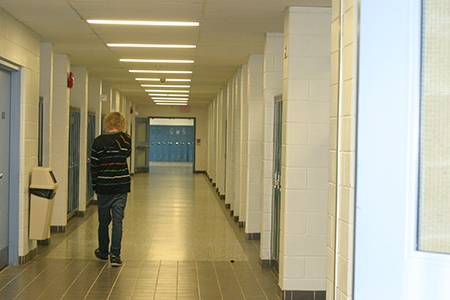
//> input picture testface.jpg, 450 x 300 px
$ ./process   (built with g++ and OpenCV 4)
//> lines starting //> are read from the running program, lines starting //| are printed output that depends on the picture; after the words box and inside, x2 and y2 are one past the last pixel; in counts of white or black regions, pixels touching at a corner belong together
//
//  main.cpp
//  Opencvtest
//
//  Created by Naveen Mysore on 9/10/16.
//  Copyright © 2016 naveen_mysore. All rights reserved.
//

#include "curl/curl.h"
#include <iostream>
#include <vector>
using namespace std;
#include <opencv2/opencv.hpp>
#include "opencv2/objdetect/objdetect.hpp"
#include <stdlib.h>

using namespace cv;

#define streamip "http://192.168.1.2:8080/"
#define harr "/Users/naveenmysore/Documents/dronemov/haarcascade_frontalface_alt2.xml"
#define harr_upper "/Users/naveenmysore/Documents/dronemov/haarcascade_upperbody.xml"
#define testface "/Users/naveenmysore/Documents/dronemov/testface.jpg"
//#define harr "http://pngimg.com/upload/face_PNG11759.png"
//#define streamip "http://pngimg.com/upload/small/parrot_PNG722.png"


// curl section
size_t write_data(char *ptr, size_t size, size_t nmemb, void *userdata)
{
    vector<uchar> *stream = (vector<uchar>*)userdata;
    size_t count = size * nmemb;
    stream->insert(stream->end(), ptr, ptr + count);
    return count;
}

//function to retrieve the image as cv::Mat data type
cv::Mat curlImg(const char *img_url, int timeout=10)
{
    vector<uchar> stream;
    CURL *curl = curl_easy_init();
    curl_easy_setopt(curl, CURLOPT_URL, img_url); //the img url
    curl_easy_setopt(curl, CURLOPT_WRITEFUNCTION, write_data); // pass the writefunction
    curl_easy_setopt(curl, CURLOPT_WRITEDATA, &stream); // pass the stream ptr to the writefunction
    curl_easy_setopt(curl, CURLOPT_TIMEOUT, timeout); // timeout if curl_easy hangs,
    curl_easy_perform(curl); // start curl
    curl_easy_cleanup(curl); // cleanup
    return imdecode(stream, -1); // 'keep-as-is'
}

void display_image(string title, const cv::Mat &img){
    namedWindow(title, WINDOW_AUTOSIZE);
    imshow(title, img);
}

void desp_mat(string name, Mat M){
    cout<<name<<":"<<"size:"<<M.rows<<"X"<<M.cols<<" type:"<<M.type()<<endl;
}


void DrawLine( Mat img, Point start, Point end )
{
    int thickness = 2;
    int lineType = 8;
    line( img,
         start,
         end,
         Scalar( 0, 0, 0 ),
         thickness,
         lineType );
}


Mat hough_transform(Mat img){
    Mat frame = img.clone();
    //cvtColor( frame, frame, CV_BGR2GRAY );
    //GaussianBlur( frame, frame, Size(3,3), 0, 0, BORDER_DEFAULT );
    //cv::Canny(frame,frame,10,350);
    vector<Vec2f> lines;
    HoughLines(frame, lines, 1, CV_PI/180, 150, 0, 0 );
    for( size_t i = 0; i < lines.size(); i++ )
    {
        float rho = lines[i][0], theta = lines[i][1];
        Point pt1, pt2;
        double a = cos(theta), b = sin(theta);
        double x0 = a*rho, y0 = b*rho;
        pt1.x = cvRound(x0 + 1000*(-b));
        pt1.y = cvRound(y0 + 1000*(a));
        pt2.x = cvRound(x0 - 1000*(-b));
        pt2.y = cvRound(y0 - 1000*(a));
        line( frame, pt1, pt2, Scalar(0,0,255), 3, CV_AA);
    }
    return frame;
}

Mat find_contours(Mat img) {
    Mat frame = img.clone();
    cvtColor( frame, frame, CV_BGR2GRAY );
    cv::Canny(frame,frame,10,350);
    vector<vector<Point> > contours;
    vector<Vec4i> hierarchy;
    findContours( frame, contours, hierarchy, CV_RETR_TREE, CV_CHAIN_APPROX_SIMPLE, Point(0, 0) );
    /// Approximate contours to polygons + get bounding rects and circles
    vector<vector<Point> > contours_poly( contours.size() );
    vector<Rect> boundRect( contours.size() );
    vector<Point2f>center( contours.size() );
    vector<float>radius( contours.size() );

    for( int i = 0; i < contours.size(); i++ )
    { approxPolyDP( Mat(contours[i]), contours_poly[i], 3, true );
        boundRect[i] = boundingRect( Mat(contours_poly[i]) );
        minEnclosingCircle( (Mat)contours_poly[i], center[i], radius[i] );
    }

    Mat drawing = Mat::zeros( frame.size(), frame.type() );
    for( int i = 0; i< contours.size(); i++ )
    {
        Scalar color = Scalar( 255, 255, 255 );
        drawContours( drawing, contours_poly, i, color, 1, 8, vector<Vec4i>(), 0, Point() );
        //cout<< "br"<<boundRect[i].tl()<<endl;

        //rectangle( drawing, boundRect[i].tl(), boundRect[i].br(), color, 2, 8, 0 );
        // circle( drawing, center[i], (int)radius[i], color, 2, 8, 0 );
    }
    uchar fillValue = 128;
    cv::Point seed(4,4);
    cv::Mat mask;
    cv::Canny(drawing, mask, 100, 200);
    cv::copyMakeBorder(mask, mask, 1, 1, 1, 1, cv::BORDER_REPLICATE);
    cv::floodFill(drawing, mask, seed, cv::Scalar(255) ,0, cv::Scalar(), cv::Scalar(), 4 | cv::FLOODFILL_MASK_ONLY | (fillValue << 8));
    return drawing;
}

Mat HarrTranform(Mat img){
    std::vector<Rect> faces;
    Mat frame = img.clone();
    CascadeClassifier face_cascade;
    face_cascade.load(harr);
    face_cascade.detectMultiScale( frame, faces);
    // Draw circles on the detected faces
    for( int i = 0; i < faces.size(); i++ )
    {
        Point center( faces[i].x + faces[i].width*0.5, faces[i].y + faces[i].height*0.5 );
        ellipse( frame, center, Size( faces[i].width*0.5, faces[i].height*0.5), 0, 0, 360, Scalar( 255, 0, 255 ), 4, 8, 0 );
        //cvRectangle(original,cvPoint(100,50),cvPoint(200,200),CV_RGB(255,0,0),5,8);
    }
    cvtColor(frame, frame, CV_BGR2GRAY );
    return frame;
}

Mat HarrisCorner(Mat img){
    Mat frame = img.clone();
    int thresh = 200;
    //cvtColor( frame, frame, CV_BGR2GRAY );
    //GaussianBlur( frame, frame, Size(3,3), 0, 0, BORDER_DEFAULT );
    //cv::Canny(frame,frame,10,350);
    Mat frame_copy = frame.clone();
    cornerHarris(frame, frame, 2, 3, 0.04, BORDER_DEFAULT );
    /// Normalizing
    normalize( frame, frame, 0, 255, NORM_MINMAX, CV_32FC1, Mat() );
    convertScaleAbs( frame, frame );
    /// Drawing a circle around corners
    for( int j = 0; j < frame.rows ; j++ ){
        for( int i = 0; i < frame.cols; i++ ){
            if( (int) frame.at<float>(j,i) > thresh ) {
                    circle( frame_copy, Point( i, j ), 1,  Scalar(255), 2, 8, 0 );
            }
        }
    }
    return frame_copy;
}

int main(int argc, const char * argv[]) {

    Mat w1;
    Mat w2;
    Mat dst;
    Mat frame;
    cout<<"enter"<<endl;
    while(true){
    //frame = curlImg(streamip);
    frame = imread(testface, CV_LOAD_IMAGE_COLOR);
//> frame is the input picture: 300 rows x 450 cols, CV_8UC3; mean B, G, R 132.6, 162.1, 168.7
    Mat orignal_frame = frame.clone();
    if (frame.empty()) {
        cout << "failed to load image"<<endl;
        return -1; // load fail
    } else {
        Mat frame1 = HarrTranform(frame);
//> in HarrTranform, `face_cascade.detectMultiScale( frame, faces);`: faces = 1 Rect (x, y, width, height): [4, 154, 109, 109]
//> the loop in HarrTranform, `for( int i = 0; i < faces.size(); i++ )` made 1 pass
//> center on pass 1: Point(58, 208)
//> after the loop in HarrTranform, `for( int i = 0; i < faces.size(); i++ )`: frame: 300 rows x 450 cols, CV_8UC3; 1.25% of pixels changed, all inside (x1, y1, x2, y2) = (2, 152, 115, 265)
        Mat frame2 = find_contours(frame);
//> in find_contours, `cv::Canny(frame,frame,10,350);`:
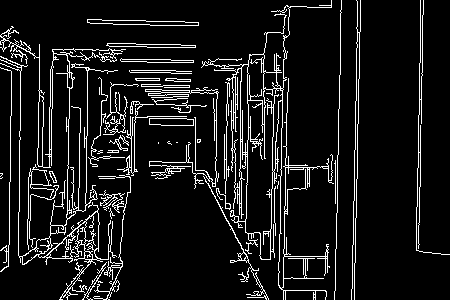
//> frame: 300 rows x 450 cols, CV_8UC1; 9.4% white in thin lines or dots
//> in find_contours, `findContours( frame, contours, hierarchy, CV_RETR_TREE, CV_CHAIN_APPRO..`: contours = 171 contours, 121 with area under 20; largest, box (x1, y1, x2, y2) and area: (201, 0, 334, 300) 6828, (245, 88, 283, 260) 3958, (0, 26, 126, 300) 2459, (247, 54, 266, 125) 764, (231, 68, 242, 204) 736
//> in find_contours, `vector<vector<Point> > contours_poly( contours.size() );`: contours_poly = 171 empty contours
//> after the loop in find_contours, `for( int i = 0; i < contours.size(); i++ )`: contours_poly = 171 contours, 136 with area under 20; largest, box (x1, y1, x2, y2) and area: (201, 0, 334, 300) 8036, (245, 88, 283, 260) 3590, (0, 26, 126, 300) 3579, (247, 54, 265, 125) 614, (231, 68, 241, 204) 545; boundRect = 171 Rects (x, y, width, height), first 8: [82, 262, 25, 38], [88, 288, 2, 6], [101, 269, 1, 1], [110, 208, 5, 11], [216, 188, 14, 22], [225, 204, 6, 4], [275, 186, 1, 50], [29, 185, 30, 63]; center = 171 Points (x, y), first 12: [94, 280.5], [88.5, 290.5], [101, 269], [110.5, 213], [222.5, 198.5], [227.5, 205.5], [275, 210.5], [45, 216], [277.5, 184.5], [106.5, 178], [2, 177], [235.5, 237.5]; radius = 171 values, max 151.4 at index 132, min 0.0001 at index 2, mean 14.57
//> after the loop in find_contours, `for( int i = 0; i< contours.size(); i++ )`: drawing: 300 rows x 450 cols, CV_8UC1; 11.3% white in thin lines or dots
//> in find_contours, `cv::Canny(drawing, mask, 100, 200);`: mask: 300 rows x 450 cols, CV_8UC1; 10.3% white in thin lines or dots
//> in find_contours, `cv::copyMakeBorder(mask, mask, 1, 1, 1, 1, cv::BORDER_REPLICATE);`: mask: 302 rows x 452 cols, CV_8UC1; 10.3% white in thin lines or dots
//> in find_contours, `cv::floodFill(drawing, mask, seed, cv::Scalar(255) ,0, cv::Scalar(), c..`:
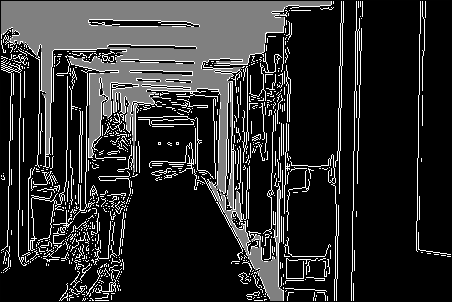
//> mask: 302 rows x 452 cols, CV_8UC1; min 0, max 255, mean 45.8
        Mat frame3 = hough_transform(frame2);
//> in hough_transform, `HoughLines(frame, lines, 1, CV_PI/180, 150, 0, 0 );`: lines = 11 lines (rho, theta): [356, 0.02], [420, 0.02], [283, 0.02], [360, 0.03], [12, 0.02], [423, 0.03], [291, 0.03], [340, 0.02], [23, 0.02], [275, 0.02], [-237, 3.12]
//> the loop in hough_transform, `for( size_t i = 0; i < lines.size(); i++ )` made 11 passes
//> (rho, theta, a, b, x0, y0) on passes 1 to 11: (356, 0.0175, 1, 0.0175, 355.9, 6.21), (420, 0.0175, 1, 0.0175, 419.9, 7.33), (283, 0.0175, 1, 0.0175, 283, 4.94), (360, 0.0349, 0.999, 0.0349, 359.8, 12.56), (12, 0.0175, 1, 0.0175, 12, 0.209), (423, 0.0349, 0.999, 0.0349, 422.7, 14.76), (291, 0.0349, 0.999, 0.0349, 290.8, 10.16), (340, 0.0175, 1, 0.0175, 339.9, 5.93), (23, 0.0175, 1, 0.0175, 23, 0.401), (275, 0.0175, 1, 0.0175, 275, 4.8), (-237, 3.12, -1, 0.0175, 237, -4.14)
//> after the loop in hough_transform, `for( size_t i = 0; i < lines.size(); i++ )`:
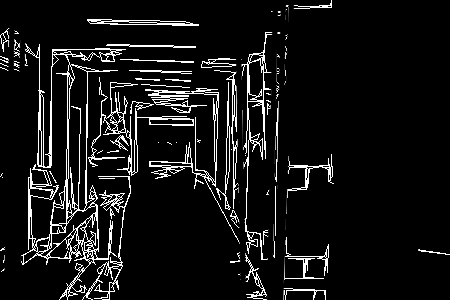
//> frame: 300 rows x 450 cols, CV_8UC1; min 0, max 255, mean 20.9
        Mat frame4 = HarrisCorner(frame3);
//> after the loop in HarrisCorner, `for( int j = 0; j < frame.rows ; j++ )`:
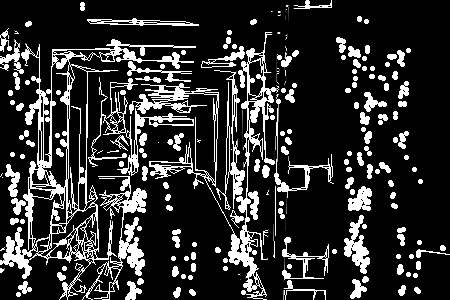
//> frame_copy: 300 rows x 450 cols, CV_8UC1; 10.52% of pixels changed, all inside (x1, y1, x2, y2) = (0, 0, 446, 300)
        // merge frames
        Mat Top, Bottom, final;
        cv::hconcat(frame1, frame2, Top);
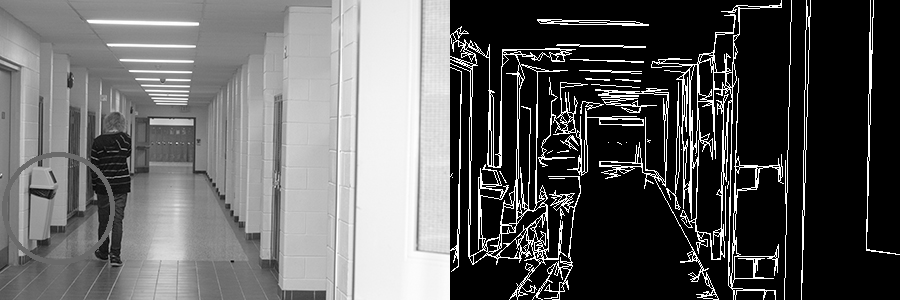
//> Top: 300 rows x 900 cols, CV_8UC1; min 0, max 255, mean 94.8
        cv::hconcat(frame3, frame4, Bottom);
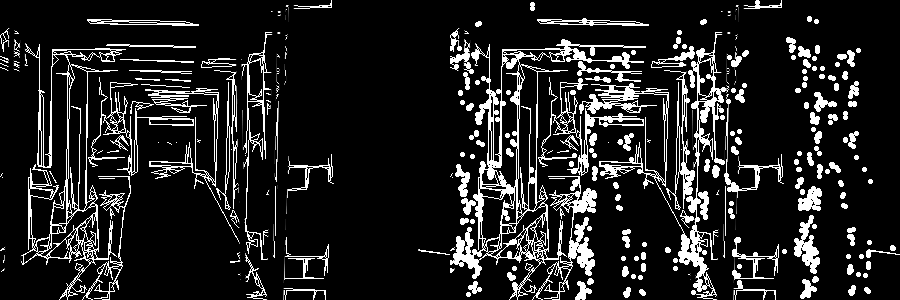
//> Bottom: 300 rows x 900 cols, CV_8UC1; min 0, max 255, mean 34.2
        cv::vconcat(Top, Bottom, final);
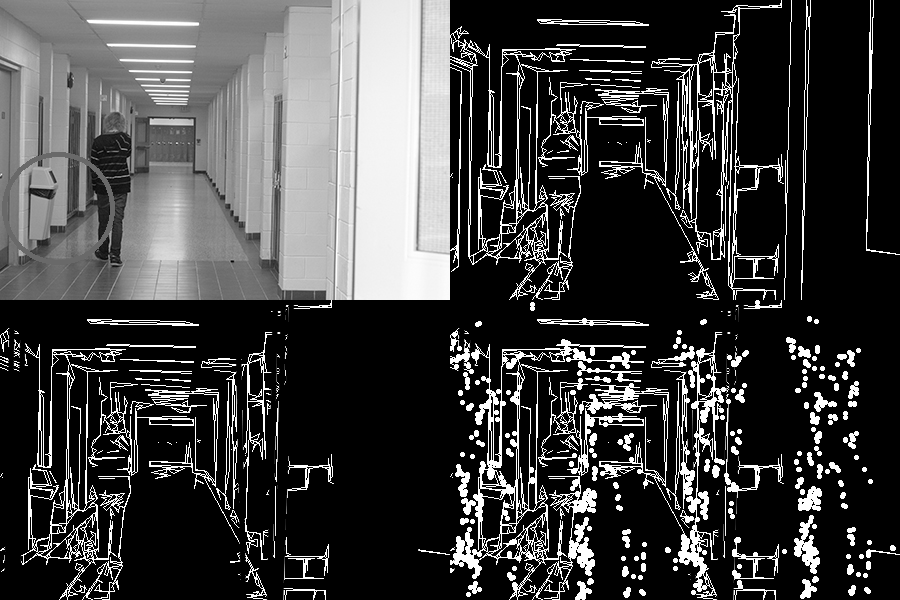
//> final: 600 rows x 900 cols, CV_8UC1; min 0, max 255, mean 64.5
        display_image("Stream from Drone.", final);
        waitKey(20);
    }
    }
    return 0;
}

$ run again, with obama.jpg copied over testface.jpg
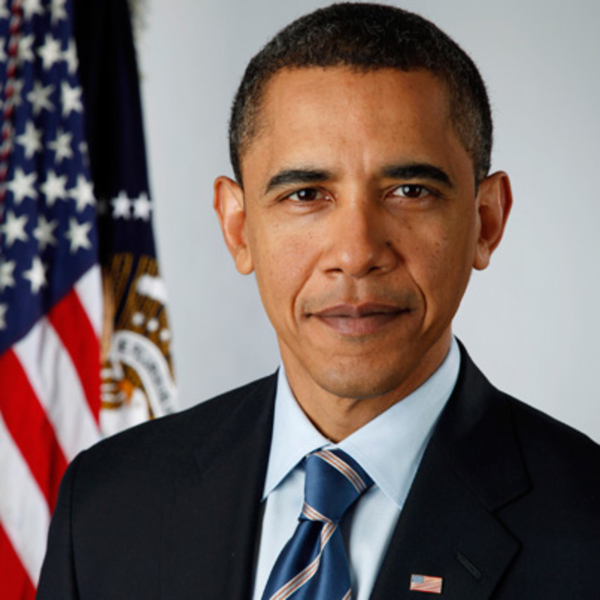
//> input picture obama.jpg, 1200 x 1200 px (shown at 1/2 size)
//> frame is the input picture: 1200 rows x 1200 cols, CV_8UC3; mean B, G, R 99.8, 102.3, 116.3
//> faces = 1 Rect (x, y, width, height): [433, 174, 550, 550]
//> the loop in HarrTranform, `for( int i = 0; i < faces.size(); i++ )` made 1 pass
//> center on pass 1: Point(708, 449)
//> in find_contours, `cv::Canny(frame,frame,10,350);`:
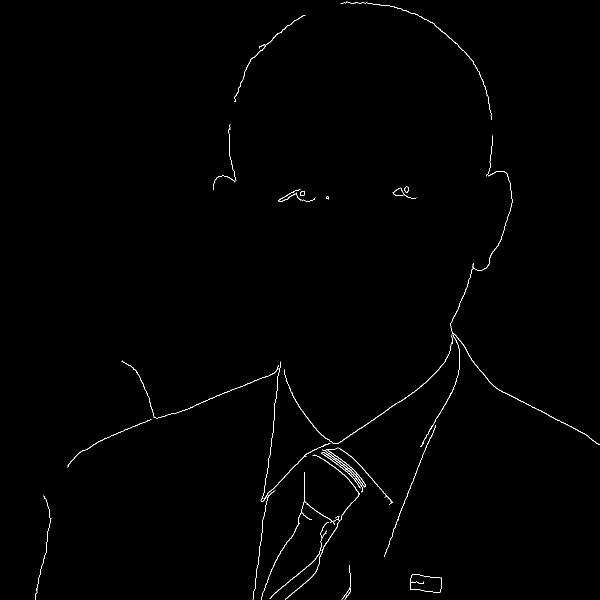
//> frame: 1200 rows x 1200 cols, CV_8UC1 (shown at 1/2 size); 0.55% white in thin lines or dots
//> contours = 37 contours, 12 with area under 20; largest, box (x1, y1, x2, y2) and area: (820, 1149, 884, 1186) 1815, (820, 1149, 884, 1186) 1806, (840, 559, 1200, 894) 269, (569, 685, 903, 888) 237, (642, 899, 732, 985) 224
//> contours_poly = 37 empty contours
//> the loop in find_contours, `for( int i = 0; i < contours.size(); i++ ) { approxPolyDP( Mat(contour..` made 37 passes
//> the loop in find_contours, `for( int i = 0; i< contours.size(); i++ )` made 37 passes
//> lines = 5 lines (rho, theta): [1114, 0.96], [667, 0.14], [633, 0.1], [900, 1.17], [1126, 0.38]
//> the loop in hough_transform, `for( size_t i = 0; i < lines.size(); i++ )` made 5 passes
//> (rho, theta, a, b, x0, y0) on passes 1 to 5: (1114, 0.96, 0.574, 0.819, 639, 912.5), (667, 0.14, 0.99, 0.139, 660.5, 92.83), (633, 0.105, 0.995, 0.105, 629.5, 66.17), (900, 1.17, 0.391, 0.921, 351.7, 828.5), (1126, 0.384, 0.927, 0.375, 1044, 421.8)
//> `cv::vconcat(Top, Bottom, final);`:
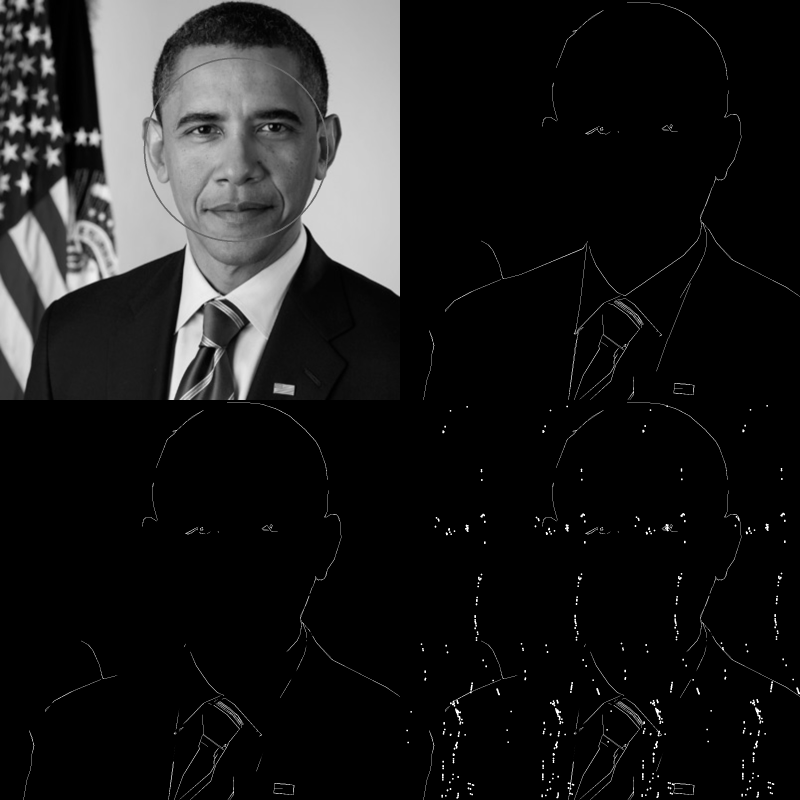
//> final: 2400 rows x 2400 cols, CV_8UC1 (shown at 1/3 size); min 0, max 255, mean 28.1

$ run again, with fail_ref.png saved as testface.jpg
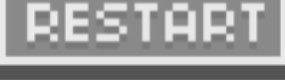
//> input picture fail_ref.png, 285 x 80 px
//> frame is the input picture: 80 rows x 285 cols, CV_8UC3; min 82, max 238, mean 155.7
//> faces = empty
//> in find_contours, `cv::Canny(frame,frame,10,350);`:
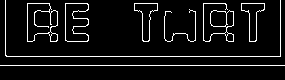
//> frame: 80 rows x 285 cols, CV_8UC1; 7.2% white in thin lines or dots, all inside (x1, y1, x2, y2) = (0, 0, 285, 66)
//> contours = 18 contours, 5 with area under 20; largest, box (x1, y1, x2, y2) and area: (27, 3, 58, 42) 907, (27, 3, 58, 42) 835, (65, 3, 89, 42) 648, (65, 3, 89, 42) 636, (203, 3, 234, 42) 406
//> contours_poly = 18 empty contours
//> the loop in find_contours, `for( int i = 0; i < contours.size(); i++ ) { approxPolyDP( Mat(contour..` made 18 passes
//> the loop in find_contours, `for( int i = 0; i< contours.size(); i++ )` made 18 passes
//> lines = 2 lines (rho, theta): [65, 1.57], [56, 1.57]
//> the loop in hough_transform, `for( size_t i = 0; i < lines.size(); i++ )` made 2 passes
//> (rho, theta, a, b, x0, y0) on passes 1 to 2: (65, 1.57, -4.37e-08, 1, -2.84e-06, 65), (56, 1.57, -4.37e-08, 1, -2.45e-06, 56)
//> `cv::vconcat(Top, Bottom, final);`:
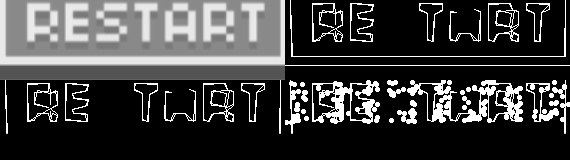
//> final: 160 rows x 570 cols, CV_8UC1; min 0, max 255, mean 62.4
